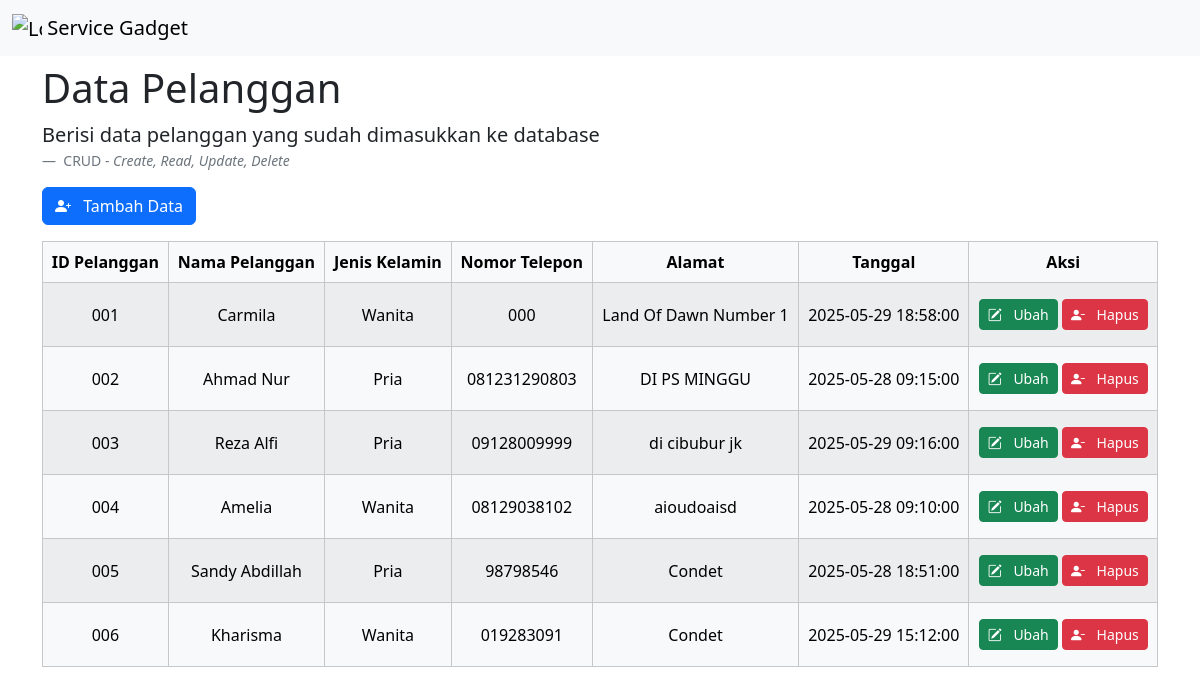
The app's page /form_pelanggan.php, older data.
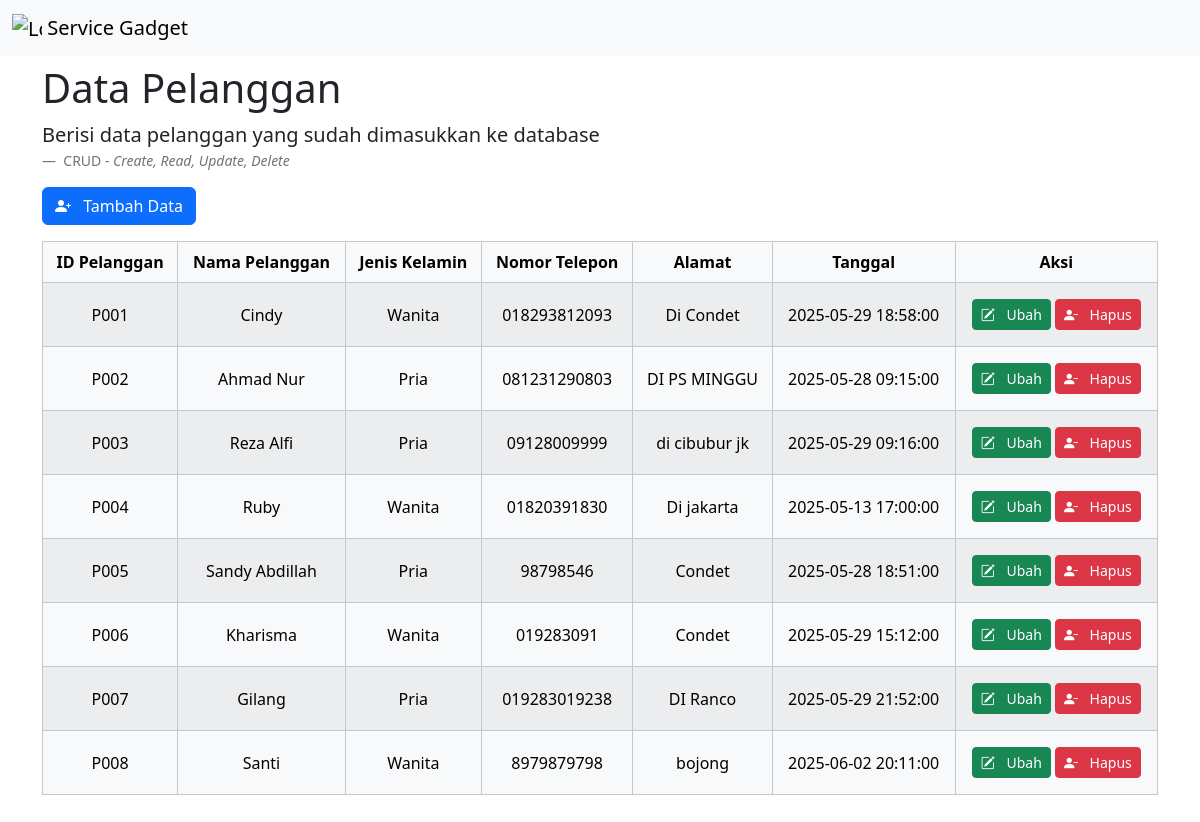
The same page, newer data.
### tables this page shows
CREATE TABLE `pelanggan` (
  `id_pelanggan` varchar(10) NOT NULL,
  `nama_pelanggan` text NOT NULL,
  `jenis_kelamin` text NOT NULL,
  `nomor_telepon` char(20) NOT NULL,
  `alamat` text NOT NULL,
  `tanggal` datetime NOT NULL
);

### form_pelanggan.php (the view, shortened to what this page needs)
<?php
include 'koneksi.php';
$query = "SELECT * FROM pelanggan;";
$sql = mysqli_query($conn, $query) or die(mysqli_error($conn));
?>
<!DOCTYPE html>
<html lang="en">
<head>
    <link href="css/bootstrap.min.css" rel="stylesheet">
    <link rel="stylesheet" href="icons/bootstrap-icons.min.css">
    <link rel="stylesheet" href="styles.css">
</head>
<body class="pt-5">
    <nav class="navbar fixed-top bg-body-tertiary">
        <div class="container-fluid">
            <a class="navbar-brand" href="#">
                <img src="img/menu_logo.png" alt="Logo" width="30" height="24" class="d-inline-block align-text-top">
                Service Gadget
            </a>
        </div>
    </nav>
    <div class="container">
        <h1 class="mt-3">Data Pelanggan</h1>
        <figure>
            <blockquote class="blockquote">
                <p>Berisi data pelanggan yang sudah dimasukkan ke database</p>
            </blockquote>
            <figcaption class="blockquote-footer">
                CRUD - <cite title="Source Title">Create, Read, Update, Delete</cite>
            </figcaption>
        </figure>
        <a href="kelola.php?tambah=pelanggan" type="button" class="btn btn-primary mb-3">
            <i class="bi bi-person-plus-fill me-2"></i>
            Tambah Data
        </a>
        <div class="table-responsive">
            <table class="table table-light table-striped table-hover table-bordered align-middle">
                <thead class="text-center align-middle">
                    <tr>
                        <th>ID Pelanggan</th>
                        <th>Nama Pelanggan</th>
                        <th>Jenis Kelamin</th>
                        <th>Nomor Telepon</th>
                        <th>Alamat</th>
                        <th>Tanggal</th>
                        <th>Aksi</th>
                    </tr>
                </thead>
                <tbody class="text-center">
                    <?php while ($hasil = mysqli_fetch_assoc($sql)): ?>
                        <tr>
                            <td>
                                <?= $hasil['id_pelanggan']; ?>
                            </td>
                            <td>
                                <?= $hasil['nama_pelanggan']; ?>
                            </td>
                            <td>
                                <?= $hasil['jenis_kelamin']; ?>
                            </td>
                            <td>
                                <?= $hasil['nomor_telepon']; ?>
                            </td>
                            <td>
                                <?= $hasil['alamat']; ?>
                            </td>
                            <td>
                                <?= $hasil['tanggal']; ?>
                            </td>
                            <td>
                                <a href="kelola.php?tombol=ubahPelanggan&ubah=<?= $hasil['id_pelanggan']; ?>" type="button"
                                    class="btn btn-success btn-sm mb-2 mt-2">
                                    <i class="bi bi-pencil-square me-2"></i>
                                    Ubah
                                </a>
                                <a href="proses.php?hapus=<?= $hasil['id_pelanggan']; ?>" type="button"
                                    class="btn btn-danger btn-sm mb-2 mt-2"
                                    onclick="return confirm('Apakah Anda yakin ingin menghapus data ini?')">
                                    <i class="bi bi-person-dash-fill me-2"></i>
                                    Hapus
                                </a>
                            </td>
                        </tr>
                    <?php endwhile; ?>
                </tbody>
            </table>
        </div>
    </div>
</body>
</html>

### styles.css (style rules this page uses)
body { height: 2000px; }

Row changes from the older to the newer data that the page shows:
removed pelanggan: id_pelanggan "001", nama_pelanggan "Carmila", jenis_kelamin "Wanita", nomor_telepon "000", alamat "Land Of Dawn Number 1", tanggal "2025-05-29 18:58:00"
removed pelanggan: id_pelanggan "002", nama_pelanggan "Ahmad Nur", jenis_kelamin "Pria", nomor_telepon "081231290803", alamat "DI PS MINGGU", tanggal "2025-05-28 09:15:00"
removed pelanggan: id_pelanggan "003", nama_pelanggan "Reza Alfi", jenis_kelamin "Pria", nomor_telepon "09128009999", alamat "di cibubur jk", tanggal "2025-05-29 09:16:00"
removed pelanggan: id_pelanggan "004", nama_pelanggan "Amelia", jenis_kelamin "Wanita", nomor_telepon "08129038102", alamat "aioudoaisd", tanggal "2025-05-28 09:10:00"
removed pelanggan: id_pelanggan "005", nama_pelanggan "Sandy Abdillah", jenis_kelamin "Pria", nomor_telepon "98798546", alamat "Condet", tanggal "2025-05-28 18:51:00"
removed pelanggan: id_pelanggan "006", nama_pelanggan "Kharisma", jenis_kelamin "Wanita", nomor_telepon "019283091", alamat "Condet", tanggal "2025-05-29 15:12:00"
added pelanggan: id_pelanggan "P001", nama_pelanggan "Cindy", jenis_kelamin "Wanita", nomor_telepon "018293812093", alamat "Di Condet", tanggal "2025-05-29 18:58:00"
added pelanggan: id_pelanggan "P002", nama_pelanggan "Ahmad Nur", jenis_kelamin "Pria", nomor_telepon "081231290803", alamat "DI PS MINGGU", tanggal "2025-05-28 09:15:00"
added pelanggan: id_pelanggan "P003", nama_pelanggan "Reza Alfi", jenis_kelamin "Pria", nomor_telepon "09128009999", alamat "di cibubur jk", tanggal "2025-05-29 09:16:00"
added pelanggan: id_pelanggan "P004", nama_pelanggan "Ruby", jenis_kelamin "Wanita", nomor_telepon "01820391830", alamat "Di jakarta", tanggal "2025-05-13 17:00:00"
added pelanggan: id_pelanggan "P005", nama_pelanggan "Sandy Abdillah", jenis_kelamin "Pria", nomor_telepon "98798546", alamat "Condet", tanggal "2025-05-28 18:51:00"
added pelanggan: id_pelanggan "P006", nama_pelanggan "Kharisma", jenis_kelamin "Wanita", nomor_telepon "019283091", alamat "Condet", tanggal "2025-05-29 15:12:00"
added pelanggan: id_pelanggan "P007", nama_pelanggan "Gilang", jenis_kelamin "Pria", nomor_telepon "019283019238", alamat "DI Ranco", tanggal "2025-05-29 21:52:00"
added pelanggan: id_pelanggan "P008", nama_pelanggan "Santi", jenis_kelamin "Wanita", nomor_telepon "8979879798", alamat "bojong", tanggal "2025-06-02 20:11:00"
